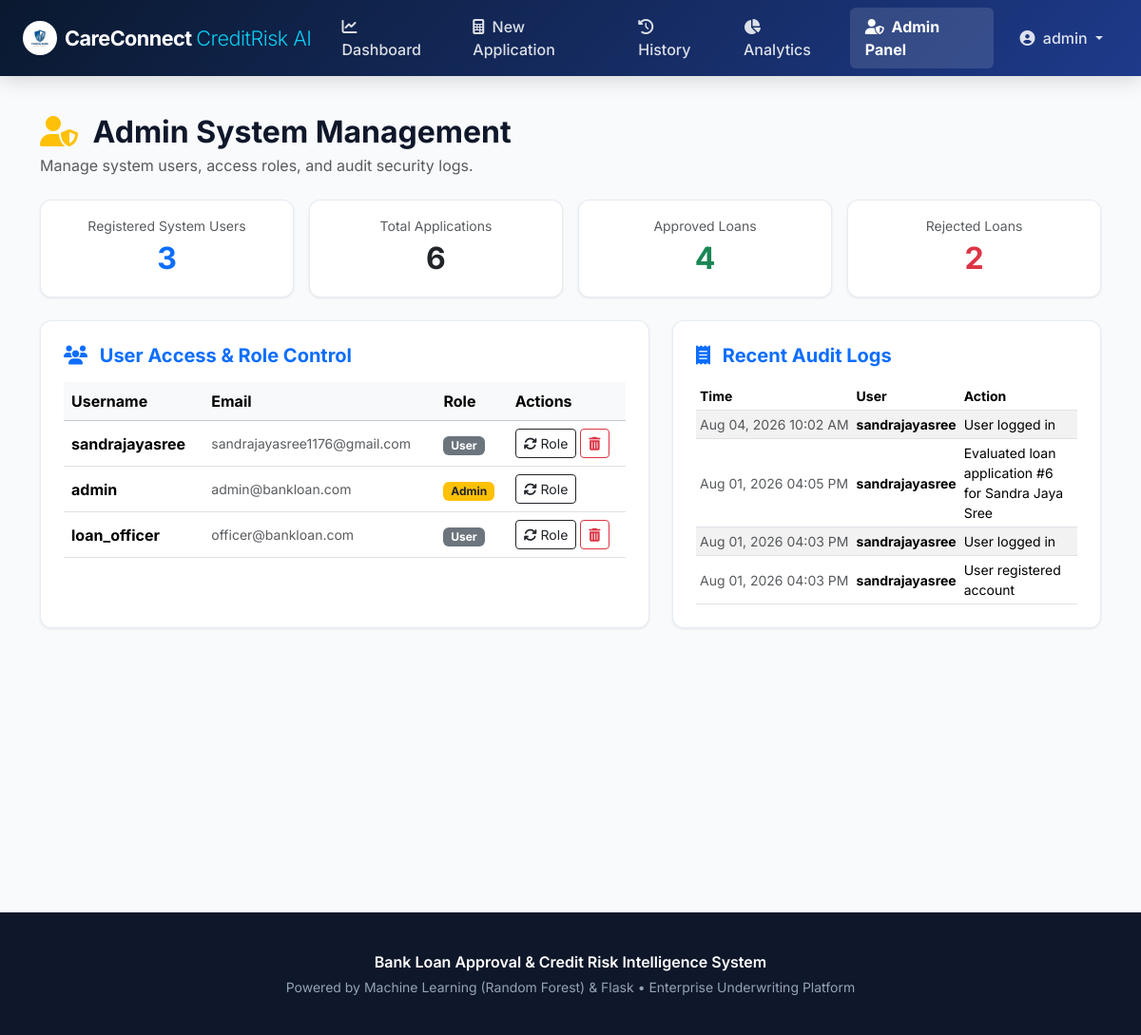
The page /admin (signed in) on the database its author committed.
### tables this page shows
CREATE TABLE users (
    id INTEGER PRIMARY KEY AUTOINCREMENT,
    username TEXT UNIQUE NOT NULL,
    email TEXT UNIQUE NOT NULL,
    password_hash TEXT NOT NULL,
    role TEXT DEFAULT 'user',
    created_at TIMESTAMP DEFAULT CURRENT_TIMESTAMP
);

CREATE TABLE system_logs (
    id INTEGER PRIMARY KEY AUTOINCREMENT,
    user_id INTEGER,
    action TEXT NOT NULL,
    timestamp TIMESTAMP DEFAULT CURRENT_TIMESTAMP,
    FOREIGN KEY (user_id) REFERENCES users (id)
);

### routes/admin.py (the view)
@admin_bp.route('/admin')
@admin_required
def index():
    users = query_db("SELECT id, username, email, role, created_at FROM users ORDER BY created_at DESC")
    logs = query_db("""
        SELECT l.id, u.username, l.action, l.timestamp
        FROM system_logs l
        LEFT JOIN users u ON l.user_id = u.id
        ORDER BY l.timestamp DESC LIMIT 15
    """)
    total_users = len(users)
    total_apps = query_db("SELECT COUNT(*) as cnt FROM applications", one=True)['cnt']
    approved_count = query_db("SELECT COUNT(*) as cnt FROM applications WHERE prediction_status = 'Approved'", one=True)['cnt']
    rejected_count = query_db("SELECT COUNT(*) as cnt FROM applications WHERE prediction_status = 'Rejected'", one=True)['cnt']
    stats = {
        'total_users': total_users,
        'total_applications': total_apps,
        'approved_count': approved_count,
        'rejected_count': rejected_count
    }
    return render_template('admin.html', users=users, logs=logs, stats=stats)

### database/database.py (called while the page is built)
def get_db_connection():
    conn = sqlite3.connect(DB_PATH)
    conn.row_factory = sqlite3.Row
    return conn

def query_db(query, args=(), one=False):
    conn = get_db_connection()
    cur = conn.cursor()
    cur.execute(query, args)
    rv = cur.fetchall()
    conn.close()
    return (rv[0] if rv else None) if one else rv

### utils/helper.py (called while the page is built)
def admin_required(f):
    @wraps(f)
    def decorated_function(*args, **kwargs):
        if 'user_id' not in session:
            flash("Please log in to access the admin portal.", "warning")
            return redirect(url_for('auth.login'))
        if session.get('role') != 'admin':
            flash("Access denied: Administrative privileges required.", "danger")
            return redirect(url_for('dashboard.index'))
        return f(*args, **kwargs)
    return decorated_function

def format_date(value_str):
    if not value_str:
        return "N/A"
    try:
        dt = datetime.datetime.strptime(str(value_str).split('.')[0], '%Y-%m-%d %H:%M:%S')
        return dt.strftime('%b %d, %Y %I:%M %p')
    except Exception:
        return str(value_str)

### templates/admin.html (shortened to what this page needs)
{% extends 'base.html' %}
{% block content %}
<div class="container py-4">
    <div class="d-flex justify-content-between align-items-center mb-4">
        <div>
            <h2 class="fw-bold mb-1"><i class="fa-solid fa-user-shield me-2 text-warning"></i> Admin System Management</h2>
            <p class="text-muted mb-0">Manage system users, access roles, and audit security logs.</p>
        </div>
    </div>
    <div class="row g-3 mb-4">
        <div class="col-sm-6 col-lg-3">
            <div class="card-bank p-3 text-center">
                <div class="text-muted small">Registered System Users</div>
                <div class="fs-2 fw-bold text-primary">{{ stats.total_users }}</div>
            </div>
        </div>
        <div class="col-sm-6 col-lg-3">
            <div class="card-bank p-3 text-center">
                <div class="text-muted small">Total Applications</div>
                <div class="fs-2 fw-bold text-dark">{{ stats.total_applications }}</div>
            </div>
        </div>
        <div class="col-sm-6 col-lg-3">
            <div class="card-bank p-3 text-center">
                <div class="text-muted small">Approved Loans</div>
                <div class="fs-2 fw-bold text-success">{{ stats.approved_count }}</div>
            </div>
        </div>
        <div class="col-sm-6 col-lg-3">
            <div class="card-bank p-3 text-center">
                <div class="text-muted small">Rejected Loans</div>
                <div class="fs-2 fw-bold text-danger">{{ stats.rejected_count }}</div>
            </div>
        </div>
    </div>
    <div class="row g-4">
        <div class="col-lg-7">
            <div class="card-bank p-4 h-100">
                <h5 class="fw-bold mb-3 text-primary"><i class="fa-solid fa-users me-2"></i> User Access & Role Control</h5>
                <div class="table-responsive">
                    <table class="table table-hover align-middle mb-0">
                        <thead class="table-light">
                            <tr>
                                <th>Username</th>
                                <th>Email</th>
                                <th>Role</th>
                                <th>Actions</th>
                            </tr>
                        </thead>
                        <tbody>
                            {% for u in users %}
                            <tr>
                                <td class="fw-bold">{{ u.username }}</td>
                                <td class="small text-muted">{{ u.email }}</td>
                                <td>
                                    {% if u.role == 'admin' %}
                                        <span class="badge bg-warning text-dark">Admin</span>
                                    {% else %}
                                        <span class="badge bg-secondary">User</span>
                                    {% endif %}
                                </td>
                                <td>
                                    <div class="d-flex gap-1">
                                        <form action="{{ url_for('admin.toggle_user_role', user_id=u.id) }}" method="POST">
                                            <button type="submit" class="btn btn-sm btn-outline-dark" title="Toggle Role">
                                                <i class="fa-solid fa-arrows-rotate"></i> Role
                                            </button>
                                        </form>
                                        {% if u.id != session.get('user_id') %}
                                        <form action="{{ url_for('admin.delete_user', user_id=u.id) }}" method="POST" onsubmit="return confirm('Delete this user account?');">
                                            <button type="submit" class="btn btn-sm btn-outline-danger" title="Delete Account">
                                                <i class="fa-solid fa-trash-can"></i>
                                            </button>
                                        </form>
                                        {% endif %}
                                    </div>
                                </td>
                            </tr>
                            {% endfor %}
                        </tbody>
                    </table>
                </div>
            </div>
        </div>
        <div class="col-lg-5">
            <div class="card-bank p-4 h-100">
                <h5 class="fw-bold mb-3 text-primary"><i class="fa-solid fa-receipt me-2"></i> Recent Audit Logs</h5>
                <div class="table-responsive" style="max-height: 400px; overflow-y: auto;">
                    <table class="table table-sm table-striped small align-middle mb-0">
                        <thead>
                            <tr>
                                <th>Time</th>
                                <th>User</th>
                                <th>Action</th>
                            </tr>
                        </thead>
                        <tbody>
                            {% for log in logs %}
                            <tr>
                                <td class="text-muted" style="white-space: nowrap;">{{ log.timestamp | format_date }}</td>
                                <td class="fw-bold">{{ log.username or 'System' }}</td>
                                <td>{{ log.action }}</td>
                            </tr>
                            {% endfor %}
                        </tbody>
                    </table>
                </div>
            </div>
        </div>
    </div>
</div>
{% endblock %}

### static/css/style.css (style rules this page uses)
:root { --primary-color: #1e3a8a; --primary-hover: #1e40af; --accent-blue: #2563eb; --accent-light: #dbeafe; --bg-light: #f8fafc; --card-bg: #ffffff; --text-main: #0f172a; --text-muted: #64748b; --low-risk: #10b981; --medium-risk: #f59e0b; --high-risk: #ef4444; --shadow-sm: 0 1px 3px rgba(0,0,0,0.08); --shadow-md: 0 4px 12px rgba(0,0,0,0.08); --shadow-lg: 0 10px 25px rgba(15,23,42,0.1); --border-radius: 12px; }
body { font-family: 'Inter', system-ui, -apple-system, sans-serif; background-color: var(--bg-light); color: var(--text-main); overflow-x: hidden; min-height: 100vh; }
.card-bank { background: var(--card-bg); border: 1px solid rgba(226, 232, 240, 0.8); border-radius: var(--border-radius); box-shadow: var(--shadow-sm); transition: transform 0.25s ease, box-shadow 0.25s ease; }

### rows shown on the page
users: username "sandrajayasree", email "sandrajayasree1176@gmail.com", role "User"
users: username "admin", email "admin@bankloan.com", role "Admin"
users: username "loan_officer", email "officer@bankloan.com", role "User"
system_logs: timestamp "Aug 04, 2026 10:02 AM", username "sandrajayasree", action "User logged in"
system_logs: timestamp "Aug 01, 2026 04:05 PM", username "sandrajayasree", action "Evaluated loan application #6 for Sandra Jaya Sree"
system_logs: timestamp "Aug 01, 2026 04:03 PM", username "sandrajayasree", action "User logged in"
system_logs: timestamp "Aug 01, 2026 04:03 PM", username "sandrajayasree", action "User registered account"

### other values the page prints
{{ session.get('username') }} "admin"
{{ stats.total_users }} "3"
{{ stats.total_applications }} "6"
{{ stats.approved_count }} "4"
{{ stats.rejected_count }} "2"
